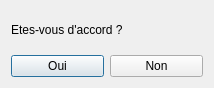
<?xml version="1.0" encoding="UTF-8"?>
<ui version="4.0">
 <class>Dialog</class>
 <widget class="QDialog" name="Dialog">
  <property name="geometry">
   <rect>
    <x>0</x>
    <y>0</y>
    <width>214</width>
    <height>88</height>
   </rect>
  </property>
  <property name="windowTitle">
   <string>Dialogue et valeur de retour</string>
  </property>
  <layout class="QVBoxLayout" name="verticalLayout">
   <item>
    <widget class="QLabel" name="labelQuestionOuiNon">
     <property name="text">
      <string>Etes-vous d'accord ?</string>
     </property>
    </widget>
   </item>
   <item>
    <layout class="QHBoxLayout" name="horizontalLayout">
     <item>
      <widget class="QPushButton" name="btnOui">
       <property name="text">
        <string>Oui</string>
       </property>
      </widget>
     </item>
     <item>
      <widget class="QPushButton" name="btnNon">
       <property name="text">
        <string>Non</string>
       </property>
      </widget>
     </item>
    </layout>
   </item>
  </layout>
 </widget>
 <resources/>
 <connections/>
</ui>
